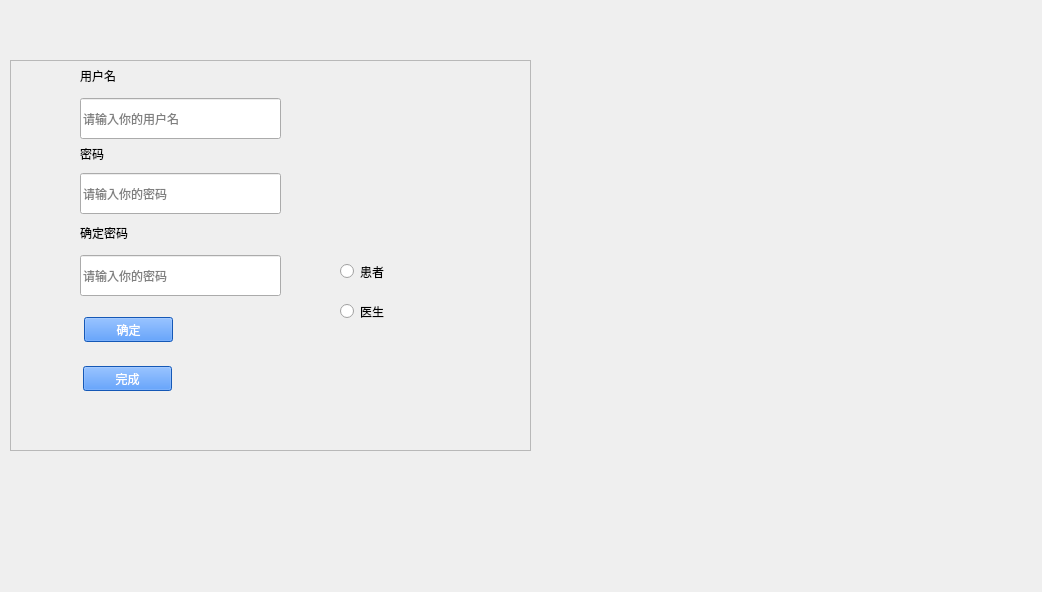
<?xml version="1.0" encoding="UTF-8"?>
<ui version="4.0">
 <class>signup</class>
 <widget class="QWidget" name="signup">
  <property name="geometry">
   <rect>
    <x>0</x>
    <y>0</y>
    <width>1042</width>
    <height>592</height>
   </rect>
  </property>
  <property name="windowTitle">
   <string>Form</string>
  </property>
  <property name="styleSheet">
   <string notr="true">#signup{border-image: url(:/picture/login.png);}</string>
  </property>
  <widget class="QFrame" name="frame">
   <property name="geometry">
    <rect>
     <x>10</x>
     <y>60</y>
     <width>521</width>
     <height>391</height>
    </rect>
   </property>
   <property name="frameShape">
    <enum>QFrame::StyledPanel</enum>
   </property>
   <property name="frameShadow">
    <enum>QFrame::Raised</enum>
   </property>
   <widget class="QLabel" name="label">
    <property name="geometry">
     <rect>
      <x>70</x>
      <y>0</y>
      <width>91</width>
      <height>31</height>
     </rect>
    </property>
    <property name="styleSheet">
     <string notr="true">font: 87 20pt &quot;Arial Black&quot;;
background:transparent</string>
    </property>
    <property name="text">
     <string>用户名</string>
    </property>
   </widget>
   <widget class="QPushButton" name="pushButton">
    <property name="geometry">
     <rect>
      <x>73</x>
      <y>306</y>
      <width>89</width>
      <height>25</height>
     </rect>
    </property>
    <property name="styleSheet">
     <string notr="true">background-color: rgb(29, 123, 255);
color: rgb(255, 255, 255);
font: 25 9pt &quot;Bahnschrift Light&quot;;</string>
    </property>
    <property name="text">
     <string>完成</string>
    </property>
   </widget>
   <widget class="QPushButton" name="pushButton_2">
    <property name="geometry">
     <rect>
      <x>74</x>
      <y>257</y>
      <width>89</width>
      <height>25</height>
     </rect>
    </property>
    <property name="styleSheet">
     <string notr="true">background-color: rgb(29, 123, 255);
color: rgb(255, 255, 255);
font: 25 9pt &quot;Bahnschrift Light&quot;;</string>
    </property>
    <property name="text">
     <string>确定</string>
    </property>
   </widget>
   <widget class="QLineEdit" name="password">
    <property name="geometry">
     <rect>
      <x>70</x>
      <y>113</y>
      <width>201</width>
      <height>41</height>
     </rect>
    </property>
    <property name="placeholderText">
     <string>请输入你的密码</string>
    </property>
   </widget>
   <widget class="QLineEdit" name="confirmword">
    <property name="geometry">
     <rect>
      <x>70</x>
      <y>195</y>
      <width>201</width>
      <height>41</height>
     </rect>
    </property>
    <property name="placeholderText">
     <string>请输入你的密码</string>
    </property>
   </widget>
   <widget class="QLabel" name="label_3">
    <property name="geometry">
     <rect>
      <x>70</x>
      <y>157</y>
      <width>111</width>
      <height>31</height>
     </rect>
    </property>
    <property name="styleSheet">
     <string notr="true">font: 87 20pt &quot;Arial Black&quot;;
background:transparent</string>
    </property>
    <property name="text">
     <string>确定密码</string>
    </property>
   </widget>
   <widget class="QLabel" name="label_2">
    <property name="geometry">
     <rect>
      <x>70</x>
      <y>78</y>
      <width>81</width>
      <height>31</height>
     </rect>
    </property>
    <property name="styleSheet">
     <string notr="true">font: 87 20pt &quot;Arial Black&quot;;
background:transparent</string>
    </property>
    <property name="text">
     <string>密码</string>
    </property>
   </widget>
   <widget class="QLineEdit" name="username">
    <property name="geometry">
     <rect>
      <x>70</x>
      <y>38</y>
      <width>201</width>
      <height>41</height>
     </rect>
    </property>
    <property name="placeholderText">
     <string>请输入你的用户名</string>
    </property>
   </widget>
   <widget class="QRadioButton" name="patient_btn">
    <property name="geometry">
     <rect>
      <x>330</x>
      <y>200</y>
      <width>112</width>
      <height>23</height>
     </rect>
    </property>
    <property name="text">
     <string>患者</string>
    </property>
   </widget>
   <widget class="QRadioButton" name="doc_btn">
    <property name="geometry">
     <rect>
      <x>330</x>
      <y>240</y>
      <width>112</width>
      <height>23</height>
     </rect>
    </property>
    <property name="text">
     <string>医生</string>
    </property>
   </widget>
  </widget>
 </widget>
 <resources/>
 <connections/>
</ui>
